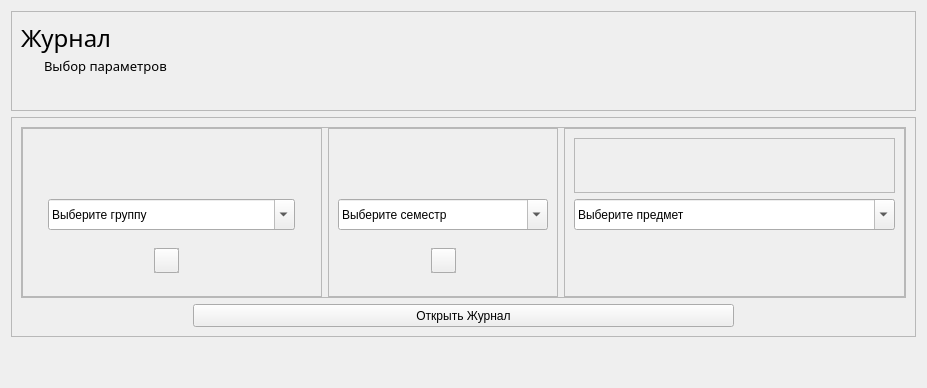
      <widget class="QWidget" name="journal_page">
       <layout class="QVBoxLayout" name="verticalLayout_22">
        <item>
         <widget class="QFrame" name="frame_14">
          <property name="frameShape">
           <enum>QFrame::StyledPanel</enum>
          </property>
          <property name="frameShadow">
           <enum>QFrame::Raised</enum>
          </property>
          <layout class="QVBoxLayout" name="verticalLayout_18">
           <property name="spacing">
            <number>2</number>
           </property>
           <item>
            <layout class="QHBoxLayout" name="horizontalLayout_23">
             <item>
              <widget class="QLabel" name="journal_title">
               <property name="font">
                <font>
                 <family>Bahnschrift Light</family>
                 <pointsize>18</pointsize>
                </font>
               </property>
               <property name="text">
                <string>Журнал</string>
               </property>
              </widget>
             </item>
            </layout>
           </item>
           <item>
            <layout class="QHBoxLayout" name="horizontalLayout_24">
             <property name="leftMargin">
              <number>23</number>
             </property>
             <property name="topMargin">
              <number>0</number>
             </property>
             <property name="bottomMargin">
              <number>26</number>
             </property>
             <item>
              <widget class="QLabel" name="journal_subtitle">
               <property name="font">
                <font>
                 <family>Bahnschrift Light</family>
                 <pointsize>10</pointsize>
                </font>
               </property>
               <property name="text">
                <string>Выбор параметров</string>
               </property>
              </widget>
             </item>
            </layout>
           </item>
          </layout>
         </widget>
        </item>
        <item>
         <widget class="QFrame" name="journal_choice">
          <property name="frameShape">
           <enum>QFrame::StyledPanel</enum>
          </property>
          <property name="frameShadow">
           <enum>QFrame::Raised</enum>
          </property>
          <layout class="QVBoxLayout" name="verticalLayout_21">
           <item>
            <widget class="QFrame" name="frame_13">
             <property name="frameShape">
              <enum>QFrame::StyledPanel</enum>
             </property>
             <property name="frameShadow">
              <enum>QFrame::Raised</enum>
             </property>
             <layout class="QHBoxLayout" name="horizontalLayout_22">
              <property name="leftMargin">
               <number>0</number>
              </property>
              <property name="topMargin">
               <number>0</number>
              </property>
              <property name="rightMargin">
               <number>0</number>
              </property>
              <property name="bottomMargin">
               <number>0</number>
              </property>
              <item>
               <widget class="QFrame" name="frame_9">
                <property name="minimumSize">
                 <size>
                  <width>298</width>
                  <height>169</height>
                 </size>
                </property>
                <property name="maximumSize">
                 <size>
                  <width>300</width>
                  <height>169</height>
                 </size>
                </property>
                <property name="frameShape">
                 <enum>QFrame::StyledPanel</enum>
                </property>
                <property name="frameShadow">
                 <enum>QFrame::Raised</enum>
                </property>
                <layout class="QVBoxLayout" name="verticalLayout_5">
                 <property name="leftMargin">
                  <number>25</number>
                 </property>
                 <property name="topMargin">
                  <number>9</number>
                 </property>
                 <property name="rightMargin">
                  <number>26</number>
                 </property>
                 <property name="bottomMargin">
                  <number>9</number>
                 </property>
                 <item>
                  <layout class="QVBoxLayout" name="verticalLayout_10">
                   <property name="leftMargin">
                    <number>106</number>
                   </property>
                   <item>
                    <widget class="QLabel" name="group_icon">
                     <property name="minimumSize">
                      <size>
                       <width>31</width>
                       <height>31</height>
                      </size>
                     </property>
                     <property name="maximumSize">
                      <size>
                       <width>31</width>
                       <height>31</height>
                      </size>
                     </property>
                     <property name="font">
                      <font>
                       <family>Montserrat Medium</family>
                       <pointsize>10</pointsize>
                       <underline>true</underline>
                      </font>
                     </property>
                     <property name="styleSheet">
                      <string notr="true"/>
                     </property>
                     <property name="text">
                      <string/>
                     </property>
                     <property name="pixmap">
                      <pixmap>../icons/journal_group.svg</pixmap>
                     </property>
                     <property name="scaledContents">
                      <bool>true</bool>
                     </property>
                     <property name="alignment">
                      <set>Qt::AlignCenter</set>
                     </property>
                    </widget>
                   </item>
                  </layout>
                 </item>
                 <item>
                  <layout class="QVBoxLayout" name="verticalLayout_11">
                   <item>
                    <widget class="QComboBox" name="group_choice">
                     <property name="minimumSize">
                      <size>
                       <width>101</width>
                       <height>31</height>
                      </size>
                     </property>
                     <property name="maximumSize">
                      <size>
                       <width>16777215</width>
                       <height>31</height>
                      </size>
                     </property>
                     <property name="styleSheet">
                      <string notr="true"/>
                     </property>
                     <property name="editable">
                      <bool>true</bool>
                     </property>
                     <property name="insertPolicy">
                      <enum>QComboBox::NoInsert</enum>
                     </property>
                     <item>
                      <property name="text">
                       <string>Выберите группу</string>
                      </property>
                     </item>
                     <item>
                      <property name="text">
                       <string>П1-19</string>
                      </property>
                     </item>
                     <item>
                      <property name="text">
                       <string>П2-19</string>
                      </property>
                     </item>
                     <item>
                      <property name="text">
                       <string>П3-19</string>
                      </property>
                     </item>
                    </widget>
                   </item>
                  </layout>
                 </item>
                 <item>
                  <layout class="QVBoxLayout" name="verticalLayout_8">
                   <property name="leftMargin">
                    <number>106</number>
                   </property>
                   <item>
                    <widget class="QFrame" name="frame_8">
                     <property name="minimumSize">
                      <size>
                       <width>25</width>
                       <height>25</height>
                      </size>
                     </property>
                     <property name="maximumSize">
                      <size>
                       <width>25</width>
                       <height>25</height>
                      </size>
                     </property>
                     <property name="frameShape">
                      <enum>QFrame::StyledPanel</enum>
                     </property>
                     <property name="frameShadow">
                      <enum>QFrame::Raised</enum>
                     </property>
                     <widget class="QPushButton" name="group_sync">
                      <property name="geometry">
                       <rect>
                        <x>0</x>
                        <y>0</y>
                        <width>25</width>
                        <height>25</height>
                       </rect>
                      </property>
                      <property name="cursor">
                       <cursorShape>PointingHandCursor</cursorShape>
                      </property>
                      <property name="text">
                       <string/>
                      </property>
                     </widget>
                     <widget class="QLabel" name="group_sync_icon">
                      <property name="geometry">
                       <rect>
                        <x>0</x>
                        <y>0</y>
                        <width>25</width>
                        <height>25</height>
                       </rect>
                      </property>
                      <property name="text">
                       <string/>
                      </property>
                      <property name="pixmap">
                       <pixmap>../icons/synchronization.svg</pixmap>
                      </property>
                      <property name="scaledContents">
                       <bool>true</bool>
                      </property>
                     </widget>
                     <zorder>group_sync_icon</zorder>
                     <zorder>group_sync</zorder>
                    </widget>
                   </item>
                  </layout>
                 </item>
                </layout>
               </widget>
              </item>
              <item>
               <widget class="QFrame" name="frame_10">
                <property name="maximumSize">
                 <size>
                  <width>230</width>
                  <height>169</height>
                 </size>
                </property>
                <property name="frameShape">
                 <enum>QFrame::StyledPanel</enum>
                </property>
                <property name="frameShadow">
                 <enum>QFrame::Raised</enum>
                </property>
                <layout class="QVBoxLayout" name="verticalLayout_7">
                 <property name="spacing">
                  <number>6</number>
                 </property>
                 <property name="leftMargin">
                  <number>9</number>
                 </property>
                 <property name="topMargin">
                  <number>9</number>
                 </property>
                 <property name="rightMargin">
                  <number>9</number>
                 </property>
                 <property name="bottomMargin">
                  <number>9</number>
                 </property>
                 <item>
                  <layout class="QVBoxLayout" name="verticalLayout_13">
                   <property name="leftMargin">
                    <number>90</number>
                   </property>
                   <item>
                    <widget class="QLabel" name="semester_icon">
                     <property name="minimumSize">
                      <size>
                       <width>31</width>
                       <height>31</height>
                      </size>
                     </property>
                     <property name="maximumSize">
                      <size>
                       <width>31</width>
                       <height>31</height>
                      </size>
                     </property>
                     <property name="font">
                      <font>
                       <family>Montserrat Medium</family>
                       <pointsize>10</pointsize>
                       <underline>true</underline>
                      </font>
                     </property>
                     <property name="styleSheet">
                      <string notr="true"/>
                     </property>
                     <property name="text">
                      <string/>
                     </property>
                     <property name="pixmap">
                      <pixmap>../icons/journal_semester.svg</pixmap>
                     </property>
                     <property name="scaledContents">
                      <bool>true</bool>
                     </property>
                     <property name="alignment">
                      <set>Qt::AlignCenter</set>
                     </property>
                    </widget>
                   </item>
                  </layout>
                 </item>
                 <item>
                  <layout class="QVBoxLayout" name="verticalLayout_14">
                   <item>
                    <widget class="QComboBox" name="semester_choice">
                     <property name="minimumSize">
                      <size>
                       <width>101</width>
                       <height>31</height>
                      </size>
                     </property>
                     <property name="maximumSize">
                      <size>
                       <width>16777215</width>
                       <height>31</height>
                      </size>
                     </property>
                     <property name="styleSheet">
                      <string notr="true"/>
                     </property>
                     <property name="editable">
                      <bool>true</bool>
                     </property>
                     <item>
                      <property name="text">
                       <string>Выберите семестр</string>
                      </property>
                     </item>
                    </widget>
                   </item>
                  </layout>
                 </item>
                 <item>
                  <layout class="QVBoxLayout" name="verticalLayout_15">
                   <property name="leftMargin">
                    <number>93</number>
                   </property>
                   <item>
                    <widget class="QFrame" name="frame_11">
                     <property name="minimumSize">
                      <size>
                       <width>25</width>
                       <height>25</height>
                      </size>
                     </property>
                     <property name="maximumSize">
                      <size>
                       <width>25</width>
                       <height>25</height>
                      </size>
                     </property>
                     <property name="frameShape">
                      <enum>QFrame::StyledPanel</enum>
                     </property>
                     <property name="frameShadow">
                      <enum>QFrame::Raised</enum>
                     </property>
                     <widget class="QPushButton" name="subject_sync">
                      <property name="geometry">
                       <rect>
                        <x>0</x>
                        <y>0</y>
                        <width>25</width>
                        <height>25</height>
                       </rect>
                      </property>
                      <property name="cursor">
                       <cursorShape>PointingHandCursor</cursorShape>
                      </property>
                      <property name="text">
                       <string/>
                      </property>
                     </widget>
                     <widget class="QLabel" name="subject_sync_icon">
                      <property name="geometry">
                       <rect>
                        <x>0</x>
                        <y>0</y>
                        <width>25</width>
                        <height>25</height>
                       </rect>
                      </property>
                      <property name="text">
                       <string/>
                      </property>
                      <property name="pixmap">
                       <pixmap>../icons/synchronization.svg</pixmap>
                      </property>
                      <property name="scaledContents">
                       <bool>true</bool>
                      </property>
                     </widget>
                     <zorder>subject_sync_icon</zorder>
                     <zorder>subject_sync</zorder>
                    </widget>
                   </item>
                  </layout>
                 </item>
                </layout>
               </widget>
              </item>
              <item>
               <widget class="QFrame" name="frame_12">
                <property name="minimumSize">
                 <size>
                  <width>297</width>
                  <height>169</height>
                 </size>
                </property>
                <property name="maximumSize">
                 <size>
                  <width>16777215</width>
                  <height>169</height>
                 </size>
                </property>
                <property name="frameShape">
                 <enum>QFrame::StyledPanel</enum>
                </property>
                <property name="frameShadow">
                 <enum>QFrame::Raised</enum>
                </property>
                <layout class="QVBoxLayout" name="verticalLayout_9">
                 <property name="spacing">
                  <number>6</number>
                 </property>
                 <property name="sizeConstraint">
                  <enum>QLayout::SetDefaultConstraint</enum>
                 </property>
                 <property name="leftMargin">
                  <number>9</number>
                 </property>
                 <property name="rightMargin">
                  <number>9</number>
                 </property>
                 <property name="bottomMargin">
                  <number>9</number>
                 </property>
                 <item>
                  <widget class="QFrame" name="frame_15">
                   <property name="minimumSize">
                    <size>
                     <width>277</width>
                     <height>49</height>
                    </size>
                   </property>
                   <property name="maximumSize">
                    <size>
                     <width>16777215</width>
                     <height>16777215</height>
                    </size>
                   </property>
                   <property name="frameShape">
                    <enum>QFrame::StyledPanel</enum>
                   </property>
                   <property name="frameShadow">
                    <enum>QFrame::Raised</enum>
                   </property>
                   <layout class="QHBoxLayout" name="horizontalLayout_25">
                    <property name="spacing">
                     <number>30</number>
                    </property>
                    <property name="leftMargin">
                     <number>0</number>
                    </property>
                    <property name="topMargin">
                     <number>0</number>
                    </property>
                    <property name="rightMargin">
                     <number>0</number>
                    </property>
                    <property name="bottomMargin">
                     <number>0</number>
                    </property>
                    <item>
                     <layout class="QVBoxLayout" name="verticalLayout_16">
                      <property name="spacing">
                       <number>6</number>
                      </property>
                      <property name="leftMargin">
                       <number>0</number>
                      </property>
                      <property name="bottomMargin">
                       <number>0</number>
                      </property>
                      <item>
                       <widget class="QLabel" name="subject_icon">
                        <property name="minimumSize">
                         <size>
                          <width>31</width>
                          <height>31</height>
                         </size>
                        </property>
                        <property name="maximumSize">
                         <size>
                          <width>31</width>
                          <height>31</height>
                         </size>
                        </property>
                        <property name="font">
                         <font>
                          <family>Montserrat Medium</family>
                          <pointsize>10</pointsize>
                          <underline>true</underline>
                         </font>
                        </property>
                        <property name="styleSheet">
                         <string notr="true"/>
                        </property>
                        <property name="text">
                         <string/>
                        </property>
                        <property name="pixmap">
                         <pixmap>../icons/journal_subject.svg</pixmap>
                        </property>
                        <property name="scaledContents">
                         <bool>true</bool>
                        </property>
                        <property name="alignment">
                         <set>Qt::AlignCenter</set>
                        </property>
                       </widget>
                      </item>
                     </layout>
                    </item>
                   </layout>
                  </widget>
                 </item>
                 <item>
                  <layout class="QVBoxLayout" name="verticalLayout_17">
                   <property name="spacing">
                    <number>6</number>
                   </property>
                   <property name="bottomMargin">
                    <number>0</number>
                   </property>
                   <item>
                    <widget class="QComboBox" name="subject_choice">
                     <property name="minimumSize">
                      <size>
                       <width>101</width>
                       <height>31</height>
                      </size>
                     </property>
                     <property name="maximumSize">
                      <size>
                       <width>16777215</width>
                       <height>31</height>
                      </size>
                     </property>
                     <property name="styleSheet">
                      <string notr="true"/>
                     </property>
                     <property name="editable">
                      <bool>true</bool>
                     </property>
                     <item>
                      <property name="text">
                       <string>Выберите предмет</string>
                      </property>
                     </item>
                     <item>
                      <property name="text">
                       <string>П2-19</string>
                      </property>
                     </item>
                    </widget>
                   </item>
                  </layout>
                 </item>
                 <item>
                  <spacer name="verticalSpacer_3">
                   <property name="orientation">
                    <enum>Qt::Vertical</enum>
                   </property>
                   <property name="sizeType">
                    <enum>QSizePolicy::Fixed</enum>
                   </property>
                   <property name="sizeHint" stdset="0">
                    <size>
                     <width>20</width>
                     <height>57</height>
                    </size>
                   </property>
                  </spacer>
                 </item>
                </layout>
               </widget>
              </item>
             </layout>
            </widget>
           </item>
           <item>
            <layout class="QVBoxLayout" name="verticalLayout_19">
             <property name="leftMargin">
              <number>172</number>
             </property>
             <property name="rightMargin">
              <number>172</number>
             </property>
             <item>
              <widget class="QPushButton" name="journal_open">
               <property name="minimumSize">
                <size>
                 <width>541</width>
                 <height>23</height>
                </size>
               </property>
               <property name="maximumSize">
                <size>
                 <width>16777215</width>
                 <height>23</height>
                </size>
               </property>
               <property name="text">
                <string>Открыть Журнал</string>
               </property>
              </widget>
             </item>
            </layout>
           </item>
          </layout>
         </widget>
        </item>
        <item>
         <spacer name="verticalSpacer_5">
          <property name="orientation">
           <enum>Qt::Vertical</enum>
          </property>
          <property name="sizeHint" stdset="0">
           <size>
            <width>20</width>
            <height>40</height>
           </size>
          </property>
         </spacer>
        </item>
       </layout>
      </widget>
